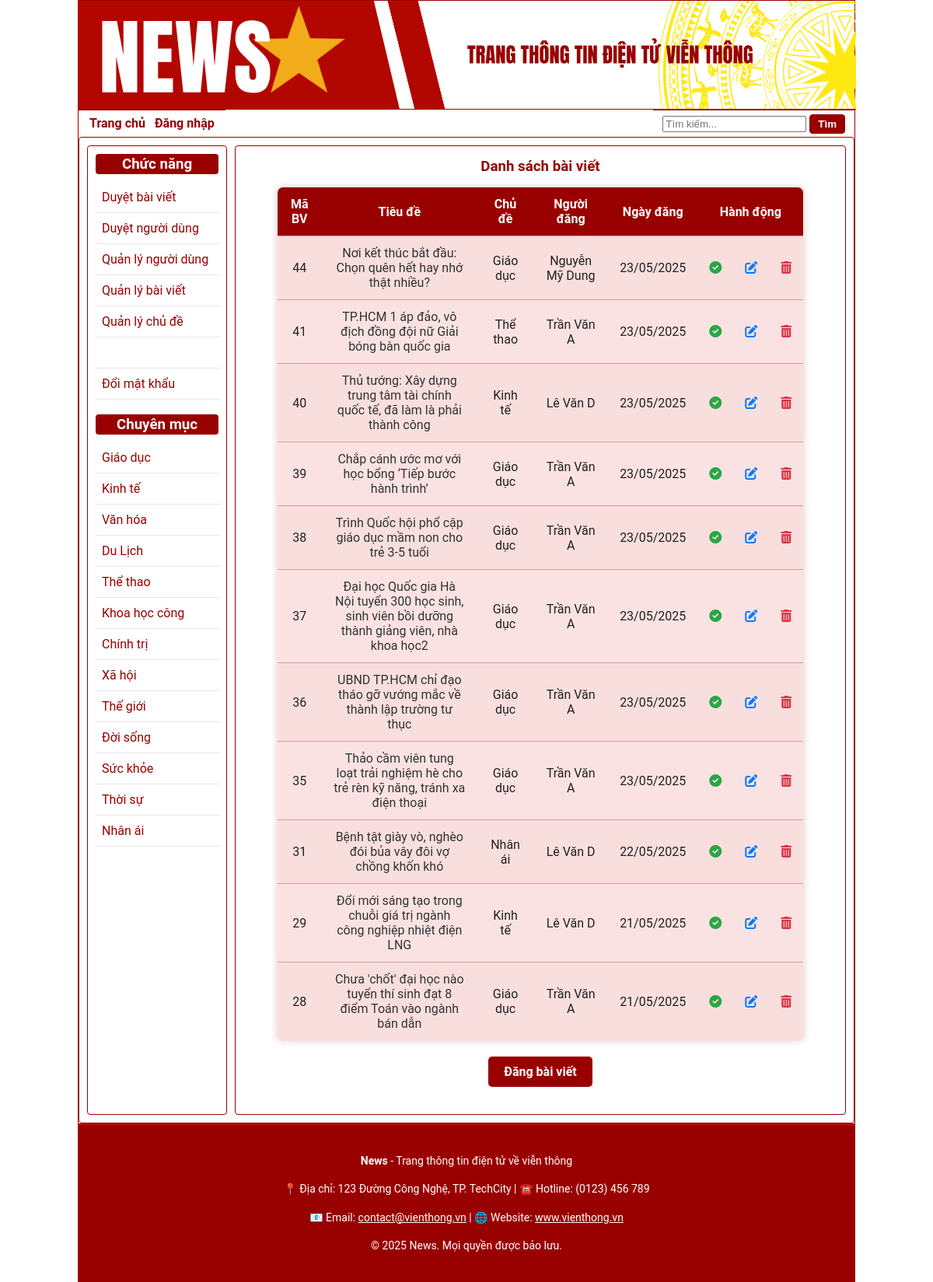
The page /admin/index.php?do=baiviet on the database its author committed.
### tables this page shows
CREATE TABLE IF NOT EXISTS `tbl_chude` (
  `MaChuDe` int(10) NOT NULL AUTO_INCREMENT,
  `TenChuDe` varchar(100) NOT NULL,
  PRIMARY KEY (`MaChuDe`)
);

CREATE TABLE IF NOT EXISTS `tbl_noidungtin` (
  `MaBaiViet` int(10) NOT NULL AUTO_INCREMENT,
  `MaChuDe` int(10) NOT NULL,
  `MaNguoiDung` int(10) NOT NULL,
  `TieuDe` varchar(255) NOT NULL,
  `TomTat` text NOT NULL,
  `NoiDung` text NOT NULL,
  `NgayDang` datetime NOT NULL,
  `HinhAnh` tinytext NOT NULL,
  `ChuThichAnh` tinytext NOT NULL,
  `LuotXem` int(10) NOT NULL,
  `KiemDuyet` tinyint(1) NOT NULL,
  PRIMARY KEY (`MaBaiViet`),
  KEY `MaChuDe` (`MaChuDe`),
  KEY `MaNguoiDung` (`MaNguoiDung`)
);

CREATE TABLE IF NOT EXISTS `tbl_nguoidung` (
  `MaNguoiDung` int(10) NOT NULL AUTO_INCREMENT,
  `TenNguoiDung` varchar(50) NOT NULL,
  `TenDangNhap` varchar(50) NOT NULL,
  `MatKhau` varchar(100) NOT NULL,
  `QuyenHan` tinyint(1) NOT NULL,
  `Khoa` tinyint(1) NOT NULL,
  `TrangThai` int(11) NOT NULL DEFAULT '0',
  PRIMARY KEY (`MaNguoiDung`),
  UNIQUE KEY `TenDangNhap` (`TenDangNhap`)
);

### admin/baiviet.php (the view, shortened to what this page needs)
<?php
	$sql = "SELECT *
			FROM tbl_noidungtin A, tbl_chude B, tbl_nguoidung C
			WHERE A.MaChuDe = B.MaChuDe AND A.maNguoiDung = C.MaNguoiDung ORDER by `NgayDang` DESC";
	$danhsach = $connect->query($sql);
?>
<head>
    <link href="https://cdnjs.cloudflare.com/ajax/libs/font-awesome/6.0.0-beta3/css/all.min.css" rel="stylesheet">
</head>
<h3>Danh sách bài viết</h3>
<table class="DanhSach">
	<tr>
		<th>Mã BV</th>
		<th>Tiêu đề</th>
		<th>Chủ đề</th>
		<th>Người đăng</th>
        <th>Ngày đăng</th>
		<th colspan="3">Hành động</th>
	</tr>
	<?php
		while ($dong = $danhsach->fetch_array(MYSQLI_ASSOC)) {
			echo "<tr>";
				echo "<td>" . $dong['MaBaiViet'] . "</td>";
				echo "<td><a href='index.php?do=baiviet_chitiet&id=" . $dong['MaBaiViet'] . "'>" . $dong['TieuDe'] . "</a></td>";
				echo "<td>" . $dong['TenChuDe'] . "</td>";
				echo "<td>" . $dong['TenNguoiDung'] . "</td>";
                echo "<td>" .date('d/m/Y',strtotime($dong['NgayDang'])) . "</td>";
				echo "<td align='center'>";
					if($dong['KiemDuyet'] == 0)
						echo "<a href='index.php?do=baiviet_kichhoat&k=1&id=" . $dong['MaBaiViet'] . "' title='Chưa duyệt'><i class='fas fa-ban' style='color: #dc3545;'></i></a>";
					else
						echo "<a href='index.php?do=baiviet_kichhoat&k=0&id=" . $dong['MaBaiViet'] . "' title='Đã duyệt'><i class='fas fa-check-circle' style='color: #28a745;'></i></a>";
				echo "</td>";
				echo "<td align='center'><a href='index.php?do=baiviet_sua&id=" . $dong['MaBaiViet'] . "' title='Sửa'><i class='fas fa-edit' style='color: #007bff;'></i></a></td>";
				echo "<td align='center'><a href='index.php?do=baiviet_xoa&id=" . $dong['MaBaiViet'] . "' onclick='return confirm(\"Bạn có muốn xóa bài viết " . $dong['TieuDe'] . " không?\")' title='Xóa'><i class='fas fa-trash-alt' style='color: #dc3545;'></i></a></td>";
			echo "</tr>";
		}
	?>
</table>
<a href="index.php?do=baiviet_them">Đăng bài viết</a>

### admin/index.php (shortened to what this page needs)
<?php
include_once "../includes/config.php";
?>
<!DOCTYPE html>
<html>
<head>
    <link rel="stylesheet" type="text/css" href="../css/style.css" />
</head>
<body>
    <div id="TrangWeb">
        <div id="PhanDau"></div>
        <div style="display: flex;">
            <div id="PhanMenu1">
                <a class="menu" href="index.php?do=home">Trang chủ</a>
                <?php if (isset($_SESSION['MaNguoiDung'])): ?>
                    <a class="menu" href="../logout.php">Đăng xuất</a>
                <?php else: ?>
                    <a class="menu" href="../login.php">Đăng nhập</a>
                <?php endif; ?>
            </div>
            <div id="PhanMenu2" style="margin-left: auto;">
                <form action="index.php?do=search_xuly" method="post" style="margin: 0; padding: 2px;">
                    <input type="text" name="search" placeholder="Tìm kiếm..." />
                    <input type="submit" name="ok" value="Tìm" />
                </form>
            </div>
        </div>
        <div id="PhanGiua" style="display: flex; margin-top: 5px;">
            <div id="BenTrai">
                <h3>Chức năng</h3>
                <div id="menudung">
                    <ul>
                        <li><a href="index.php?do=baiviet_kiemduyet">Duyệt bài viết</a></li>
                        <li><a href="index.php?do=nguoidung_kiemduyet">Duyệt người dùng</a></li>
                        <li><a href="index.php?do=nguoidung">Quản lý người dùng</a></li>
                        <li><a href="index.php?do=baiviet">Quản lý bài viết</a></li>
                        <li><a href="index.php?do=chude">Quản lý chủ đề</a></li>
						<li><a href="index.php?do=hosocanhan"><?= htmlspecialchars($_SESSION['TenNguoiDung']) ?></a></li>
                        <li><a href="index.php?do=doimatkhau">Đổi mật khẩu</a></li>
                    </ul>
                </div>
                <br>
                <h3>Chuyên mục</h3>
                <?php
                    $sql = "SELECT * FROM `tbl_chude` WHERE 1";
                    $danhsach = $connect->query($sql);
                ?>
                <div id="menudung">
                    <ul>
                        <?php
                            while ($row = $danhsach->fetch_array(MYSQLI_ASSOC)) {
                                echo "<li><a href='index.php?do=baiviet_chude&id=" . $row['MaChuDe'] . "'>" . $row['TenChuDe'] . "</a></li>";
                            }
                        ?>
                    </ul>
                </div>
            </div>
            <div id="Giua">
                <?php
                    $do = isset($_GET['do']) ? $_GET['do'] : "home";
                    include $do . ".php";
                ?>
            </div>
        </div>
        <div id="PhanCuoi">
            <p><strong>News</strong> - Trang thông tin điện tử về viễn thông</p>
            <p>📍 Địa chỉ: 123 Đường Công Nghệ, TP. TechCity | ☎️ Hotline: (0123) 456 789</p>
            <p>📧 Email: <a href="mailto:contact@vienthong.vn">contact@vienthong.vn</a> | 🌐 Website: <a href="https://www.vienthong.vn">www.vienthong.vn</a></p>
            <p>&copy; 2025 News. Mọi quyền được bảo lưu.</p>
        </div>
    </div>
</body>
</html>

### css/style.css (style rules this page uses)
body { margin: 0; font-family: "Roboto", sans-serif; }
#TrangWeb { width: 1000px; margin: 0 auto; border: 1px solid #990000; box-sizing: border-box; }
#PhanDau { width: 1000px; height: 140px; background: url(../images/banner.svg); text-align: right; vertical-align: middle; color: #990000; font-size: 16px; font-weight: bold; box-sizing: border-box; border-bottom: 1px solid #990000; }
#PhanMenu1, #PhanMenu2 { height: 30px; background: #ffffff; color: #990000; font-weight: bold; line-height: 30px; font-size: 16px; box-sizing: border-box; padding: 0 10px; border-top: 1px solid #990000; }
#PhanMenu1 { float: left; }
#PhanMenu2 { margin-left: auto; text-align: right; }
#PhanMenu1 a, #PhanMenu2 a { color: #990000; text-decoration: none; transition: all 0.3s ease; padding: 2px 4px; border-radius: 2px; display: inline-block; }
#PhanGiua { display: flex; gap: 10px; margin-top: 5px; background-color: #fff; padding: 10px; box-sizing: border-box; border: 1px solid #990000; border-radius: 4px; overflow: hidden; }
#BenTrai { width: 180px; background-color: #fff; color: #990000; border: 1px solid #990000; border-radius: 4px; padding: 10px; box-sizing: border-box; overflow-wrap: break-word; }
#BenTrai h3 { text-align: center; background-color: #990000; color: #fff; padding: 2px 2px; border-radius: 4px; margin-top: 0; margin-bottom: 10px; }
#BenTrai ul li a { color: #990000; text-decoration: none; transition: color 0.3s; font-weight: normal; }
#Giua { flex-grow: 1; background-color: #fff; color: #212121; border: 1px solid #990000; padding: 15px; border-radius: 4px; box-sizing: border-box; }
#Giua h3 { color: #990000; margin-top: 0; margin-bottom: 15px; font-weight: bold; }
#PhanCuoi { text-align: center; padding: 20px 10px; background-color: #990000; color: #fff; font-size: 14px; line-height: 1.6; border-top: 3px solid #b20600; }
#PhanCuoi a { color: #fff; text-decoration: underline; transition: color 0.3s; }
input[type="submit"] { margin-top: 1px; border: 1px solid #990000; padding: 4px 10px; background-color: #990000; color: #fff; font-weight: bold; cursor: pointer; transition: background-color 0.3s ease, color 0.3s ease; border-radius: 4px; }
#menudung ul { background: white; width: 160px; padding: 0; list-style: none; text-align: left; margin: 0; box-sizing: border-box; }
#menudung li { width: 100%; height: 40px; line-height: 40px; border-bottom: 1px solid #e8e8e8; padding: 0 0.5em; box-sizing: border-box; overflow: hidden; position: relative; font-size: 12pt; font-weight: normal; }
#menudung li a { text-decoration: none; color: #333; font-weight: bold; display: block; transition: color 0.3s, font-size 0.3s; }

### admin/baiviet.php (style rules this page uses)
h3 { color: #990000; font-weight: bold; text-align: center; margin-top: 20px; margin-bottom: 25px; }
table.DanhSach { width: 90%; margin: 0 auto; border-collapse: collapse; background-color: #fbe2e2; border: 1px solid #990000; border-radius: 8px; overflow: hidden; box-shadow: 0 0 10px rgba(153, 0, 0, 0.2); }
table.DanhSach th, table.DanhSach td { padding: 12px 15px; text-align: center; border-bottom: 1px solid #d69c9c; }
table.DanhSach th { background-color: #990000; color: white; }
table.DanhSach tr:nth-child(even) { background-color: #f9dede; }
table.DanhSach a { text-decoration: none; font-size: 16px; color: #333; }
a[href*="baiviet_them"] { display: block; width: fit-content; margin: 20px auto; padding: 10px 20px; background-color: #990000; color: white; border-radius: 5px; font-weight: bold; text-decoration: none; transition: background-color 0.3s ease; }

### rows shown on the page
tbl_chude: TenChuDe "Giáo dục"
tbl_chude: TenChuDe "Kinh tế"
tbl_chude: TenChuDe "Văn hóa"
tbl_chude: TenChuDe "Du Lịch"
tbl_chude: TenChuDe "Thể thao"
tbl_chude: TenChuDe "Khoa học công…"
tbl_chude: TenChuDe "Chính trị"
tbl_chude: TenChuDe "Xã hội"
tbl_chude: TenChuDe "Thế giới"
tbl_chude: TenChuDe "Đời sống"
tbl_chude: TenChuDe "Sức khỏe"
tbl_chude: TenChuDe "Thời sự"
tbl_chude: TenChuDe "Nhân ái"
tbl_noidungtin: MaBaiViet "44", TieuDe "Nơi kết thúc bắt đầu: Chọn quên hết hay nhớ thật nhiều?", MaChuDe.TenChuDe "Giáo dục", MaNguoiDung.TenNguoiDung "Nguyễn Mỹ Dung", NgayDang "23/05/2025"
tbl_noidungtin: MaBaiViet "41", TieuDe "TP.HCM 1 áp đảo, vô địch đồng đội nữ Giải bóng bàn quốc gia", MaChuDe.TenChuDe "Thể thao", MaNguoiDung.TenNguoiDung "Trần Văn A", NgayDang "23/05/2025"
tbl_noidungtin: MaBaiViet "40", TieuDe "Thủ tướng: Xây dựng trung tâm tài chính quốc tế, đã làm là phải thành công", MaChuDe.TenChuDe "Kinh tế", MaNguoiDung.TenNguoiDung "Lê Văn D", NgayDang "23/05/2025"
tbl_noidungtin: MaBaiViet "39", TieuDe "Chắp cánh ước mơ với học bổng ‘Tiếp bước hành trình’", MaChuDe.TenChuDe "Giáo dục", MaNguoiDung.TenNguoiDung "Trần Văn A", NgayDang "23/05/2025"
tbl_noidungtin: MaBaiViet "38", TieuDe "Trình Quốc hội phổ cập giáo dục mầm non cho trẻ 3-5 tuổi", MaChuDe.TenChuDe "Giáo dục", MaNguoiDung.TenNguoiDung "Trần Văn A", NgayDang "23/05/2025"
tbl_noidungtin: MaBaiViet "37", TieuDe "Đại học Quốc gia Hà Nội tuyển 300 học sinh, sinh viên bồi dưỡng thành giảng viên, nhà khoa học2", MaChuDe.TenChuDe "Giáo dục", MaNguoiDung.TenNguoiDung "Trần Văn A", NgayDang "23/05/2025"
tbl_noidungtin: MaBaiViet "36", TieuDe "UBND TP.HCM chỉ đạo tháo gỡ vướng mắc về thành lập trường tư thục", MaChuDe.TenChuDe "Giáo dục", MaNguoiDung.TenNguoiDung "Trần Văn A", NgayDang "23/05/2025"
tbl_noidungtin: MaBaiViet "35", TieuDe "Thảo cầm viên tung loạt trải nghiệm hè cho trẻ rèn kỹ năng, tránh xa điện thoại", MaChuDe.TenChuDe "Giáo dục", MaNguoiDung.TenNguoiDung "Trần Văn A", NgayDang "23/05/2025"
tbl_noidungtin: MaBaiViet "31", TieuDe "Bệnh tật giày vò, nghèo đói bủa vây đôi vợ chồng khốn khó", MaChuDe.TenChuDe "Nhân ái", MaNguoiDung.TenNguoiDung "Lê Văn D", NgayDang "22/05/2025"
tbl_noidungtin: MaBaiViet "29", TieuDe "Đổi mới sáng tạo trong chuỗi giá trị ngành công nghiệp nhiệt điện LNG", MaChuDe.TenChuDe "Kinh tế", MaNguoiDung.TenNguoiDung "Lê Văn D", NgayDang "21/05/2025"
tbl_noidungtin: MaBaiViet "28", TieuDe "Chưa 'chốt' đại học nào tuyển thí sinh đạt 8 điểm Toán vào ngành bán dẫn", MaChuDe.TenChuDe "Giáo dục", MaNguoiDung.TenNguoiDung "Trần Văn A", NgayDang "21/05/2025"
